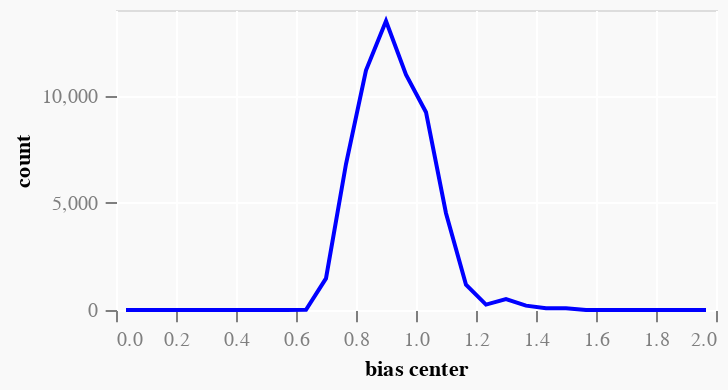

The cell this chart's notebook holds for it:
### Markdown cell above
This kind of works.
But again where are the steps? - we should have three of them since we used a 3 node network.
If you look cloesly, you can now actually see them:
the two peaks of the sinus correspond to two steps, and the trough to another.

But the model inferred quite a large standard deviation, certainly larger than the original `sigma = 0.5` that we used to generate the data.
We can check it out more closely in this histogram of the inferred sigma:

### Code cell
bs = sigma . fst <$> predicted

hist = histo (0.0, 30, 2.0) bs

cents = Vec.toList $ DH.binsCenters $ DH.bins hist
val = Vec.toList $ DH.histData hist
vlShow $ plot (300, 150)
              (L [linePlot "bias center" "count"])
              (Cols [("bias center", VL.Numbers cents),
                     ("count", VL.Numbers val)
                     ])

### Figure 1 — Vega-Lite specification as saved in the notebook (floating-point values rounded to 4 significant figures)
{"$schema": "https://vega.github.io/schema/vega-lite/v3.json", "background": "#f9f9f9", "config": {"axis": {"domain": false, "grid": true, "gridColor": "#FFFFFF", "labelColor": "#7F7F7F", "labelPadding": 4, "tickColor": "#7F7F7F", "tickSize": 5.67}}, "data": {"values": [{"bias center": 0.03333, "count": 0}, {"bias center": 0.1, "count": 0}, {"bias center": 0.1667, "count": 0}, {"bias center": 0.2333, "count": 0}, {"bias center": 0.3, "count": 0}, {"bias center": 0.3667, "count": 0}, {"bias center": 0.4333, "count": 0}, {"bias center": 0.5, "count": 0}, {"bias center": 0.5667, "count": 0}, {"bias center": 0.6333, "count": 11}, {"bias center": 0.7, "count": 1475}, {"bias center": 0.7667, "count": 6812}, {"bias center": 0.8333, "count": 11189}, {"bias center": 0.9, "count": 13483}, {"bias center": 0.9667, "count": 10979}, {"bias center": 1.033, "count": 9229}, {"bias center": 1.1, "count": 4516}, {"bias center": 1.167, "count": 1178}, {"bias center": 1.233, "count": 254}, {"bias center": 1.3, "count": 510}, {"bias center": 1.367, "count": 205}, {"bias center": 1.433, "count": 78}, {"bias center": 1.5, "count": 82}, {"bias center": 1.567, "count": 0}, {"bias center": 1.633, "count": 0}, {"bias center": 1.7, "count": 0}, {"bias center": 1.767, "count": 0}, {"bias center": 1.833, "count": 0}, {"bias center": 1.9, "count": 0}, {"bias center": 1.967, "count": 0}]}, "description": "Plot", "height": 150, "layer": [{"encoding": {"x": {"field": "bias center", "type": "quantitative"}, "y": {"field": "count", "type": "quantitative"}}, "mark": {"color": "blue", "type": "line"}}], "width": 300}
